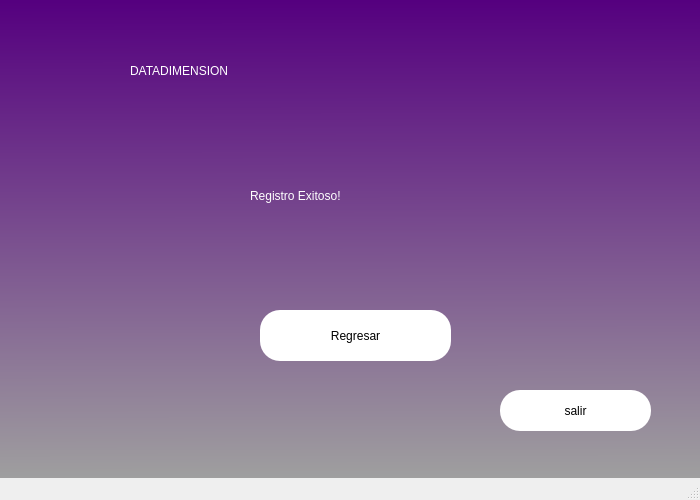
<?xml version="1.0" encoding="UTF-8"?>
<ui version="4.0">
 <class>MainWindow</class>
 <widget class="QMainWindow" name="MainWindow">
  <property name="geometry">
   <rect>
    <x>0</x>
    <y>0</y>
    <width>700</width>
    <height>500</height>
   </rect>
  </property>
  <property name="minimumSize">
   <size>
    <width>700</width>
    <height>500</height>
   </size>
  </property>
  <property name="maximumSize">
   <size>
    <width>700</width>
    <height>500</height>
   </size>
  </property>
  <property name="windowTitle">
   <string>MainWindow</string>
  </property>
  <property name="styleSheet">
   <string notr="true">QWidget#centralwidget{
background-color: qlineargradient(spread:pad, x1:0.517, y1:0, x2:0.522, y2:1, stop:0 rgba(85, 0, 127, 255), stop:1 rgba(159, 159, 159, 255));}</string>
  </property>
  <widget class="QWidget" name="centralwidget">
   <widget class="QLabel" name="label">
    <property name="geometry">
     <rect>
      <x>130</x>
      <y>10</y>
      <width>471</width>
      <height>121</height>
     </rect>
    </property>
    <property name="styleSheet">
     <string notr="true">font: 36pt &quot;MS Shell Dlg 2&quot;;
color: white;</string>
    </property>
    <property name="text">
     <string>DATADIMENSION</string>
    </property>
   </widget>
   <widget class="QLabel" name="label_2">
    <property name="geometry">
     <rect>
      <x>250</x>
      <y>180</y>
      <width>211</width>
      <height>31</height>
     </rect>
    </property>
    <property name="styleSheet">
     <string notr="true">font: 16pt &quot;MS Shell Dlg 2&quot;;
color: white;</string>
    </property>
    <property name="text">
     <string>Registro Exitoso!</string>
    </property>
   </widget>
   <widget class="QPushButton" name="pushButton">
    <property name="geometry">
     <rect>
      <x>260</x>
      <y>310</y>
      <width>191</width>
      <height>51</height>
     </rect>
    </property>
    <property name="styleSheet">
     <string notr="true">border-radius:20px;
font: 14pt &quot;MS Shell Dlg 2&quot;;
background-color: rgb(255, 255, 255);</string>
    </property>
    <property name="text">
     <string>Regresar</string>
    </property>
   </widget>
   <widget class="QPushButton" name="pushButton_3">
    <property name="geometry">
     <rect>
      <x>500</x>
      <y>390</y>
      <width>151</width>
      <height>41</height>
     </rect>
    </property>
    <property name="styleSheet">
     <string notr="true">border-radius:20px;
font: 14pt &quot;MS Shell Dlg 2&quot;;
background-color: rgb(255, 255, 255);</string>
    </property>
    <property name="text">
     <string>salir</string>
    </property>
   </widget>
   <widget class="QLabel" name="label_6">
    <property name="geometry">
     <rect>
      <x>-30</x>
      <y>-40</y>
      <width>721</width>
      <height>541</height>
     </rect>
    </property>
    <property name="layoutDirection">
     <enum>Qt::RightToLeft</enum>
    </property>
    <property name="text">
     <string/>
    </property>
    <property name="pixmap">
     <pixmap>global-tech-summit-ze.jpg</pixmap>
    </property>
    <property name="scaledContents">
     <bool>true</bool>
    </property>
   </widget>
   <zorder>label_6</zorder>
   <zorder>label</zorder>
   <zorder>label_2</zorder>
   <zorder>pushButton</zorder>
   <zorder>pushButton_3</zorder>
  </widget>
  <widget class="QMenuBar" name="menubar">
   <property name="geometry">
    <rect>
     <x>0</x>
     <y>0</y>
     <width>700</width>
     <height>26</height>
    </rect>
   </property>
  </widget>
  <widget class="QStatusBar" name="statusbar"/>
 </widget>
 <resources/>
 <connections/>
</ui>
